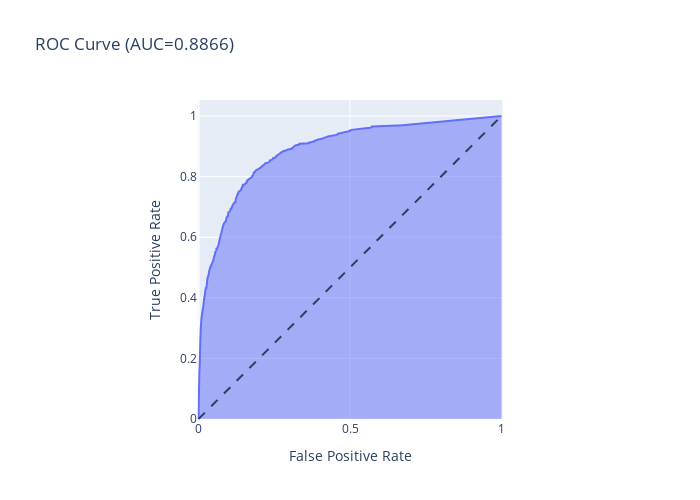

Notebook code cell kept with this figure:
### Code cell
from sklearn.linear_model import LogisticRegression
from sklearn.metrics import roc_curve, auc
from sklearn.datasets import make_classification


y_score = model.predict_proba(imputed_X_valid)[:, 1]

fpr, tpr, thresholds = roc_curve(y_valid, y_score)

fig = px.area(
    x=fpr, y=tpr,
    title=f'ROC Curve (AUC={auc(fpr, tpr):.4f})',
    labels=dict(x='False Positive Rate', y='True Positive Rate'),
    width=700, height=500
)
fig.add_shape(
    type='line', line=dict(dash='dash'),
    x0=0, x1=1, y0=0, y1=1
)

fig.update_yaxes(scaleanchor="x", scaleratio=1)
fig.update_xaxes(constrain='domain')
fig.show()

### Figure 1 — Plotly figure (JSON) as saved in the notebook; plotly's stock layout.template omitted (floating-point values rounded to 4 significant figures; data arrays with more than 128 entries replaced by an {"elided": "..."} marker saying what was removed)
{"data": [{"hoverlabel": {"namelength": 0}, "hovertemplate": "False Positive Rate=%{x}<br>True Positive Rate=%{y}", "legendgroup": "", "line": {"color": "#636efa"}, "mode": "lines", "name": "", "orientation": "v", "showlegend": false, "stackgroup": "1", "type": "scatter", "x": {"elided": "537 float values"}, "xaxis": "x", "y": {"elided": "537 float values"}, "yaxis": "y"}], "layout": {"height": 500, "legend": {"tracegroupgap": 0}, "shapes": [{"line": {"dash": "dash"}, "type": "line", "x0": 0, "x1": 1, "y0": 0, "y1": 1}], "title": {"text": "ROC Curve (AUC=0.8866)"}, "width": 700, "xaxis": {"anchor": "y", "constrain": "domain", "domain": [0, 1], "title": {"text": "False Positive Rate"}}, "yaxis": {"anchor": "x", "domain": [0, 1], "scaleanchor": "x", "scaleratio": 1, "title": {"text": "True Positive Rate"}}}}
